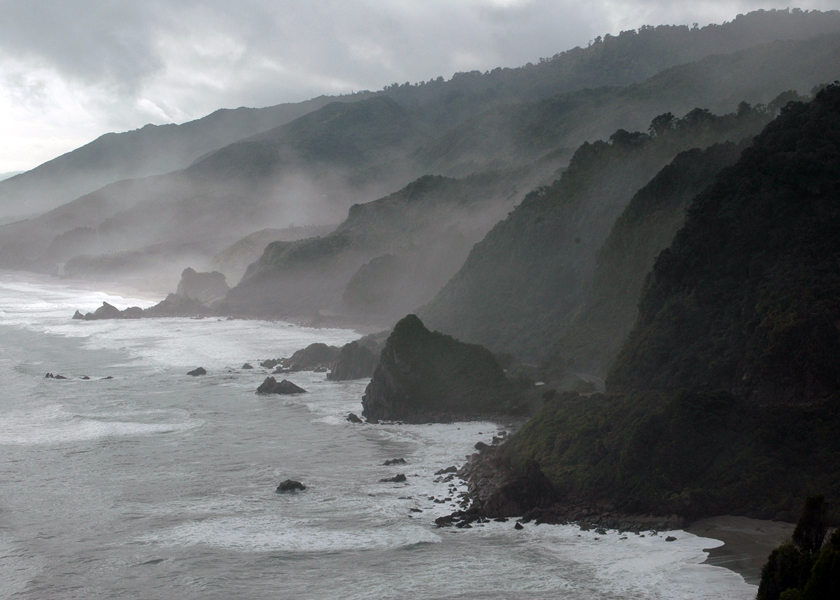
#> input picture _opencv/function/img/coast.jpg, 840 x 600 px
$ python +thresholding.py
#> lines starting #> are read from the running program, lines starting #| are printed output that depends on the picture
import os
import cv2
import matplotlib.pyplot as plt
import numpy as np

# cv2.IMREAD_GRAYSCALE or 0: Loads image in grayscale mode
# cv2.IMREAD_COLOR or 1: Loads a color image. Any transparency of image will be neglected. It is the default flag.
# cv2.IMREAD_UNCHANGED -1

path = os.path.join(os.getcwd(), "../img/coast.jpg")
img = cv2.imread(path, cv2.IMREAD_COLOR)
#> img is the input picture: shape (600, 840, 3); mean B, G, R 115.2, 113.8, 110.9

retval, img_thresh = cv2.threshold(img, 100, 255, cv2.THRESH_BINARY)
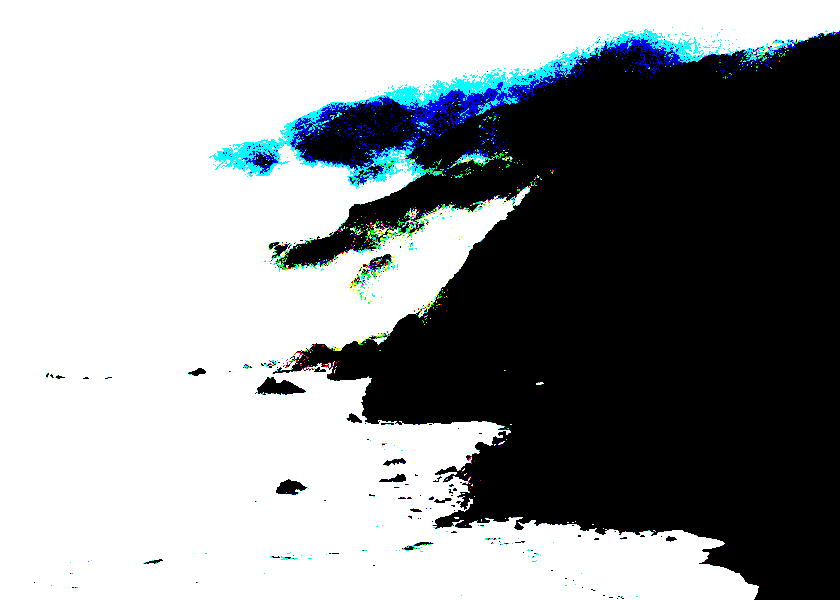
#> img_thresh: shape (600, 840, 3); mean B, G, R 149.5, 147.5, 142.9

# Show the images
plt.figure(figsize=[18, 5])
plt.subplot(121);plt.imshow(img, cmap="gray");  plt.title("Original")
plt.subplot(122);plt.imshow(img_thresh, cmap="gray"); plt.title("Thresholded")
plt.show()
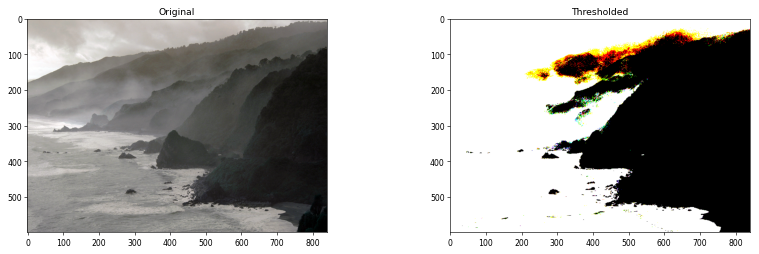
#> figure drawn by matplotlib, 2 panels; B, G, R data is drawn as R, G, B
